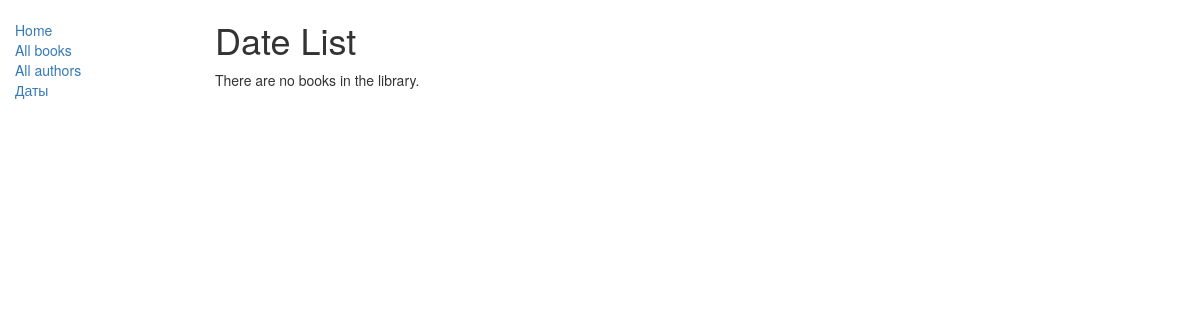
The page /catalog/date/ on the database as committed earlier.
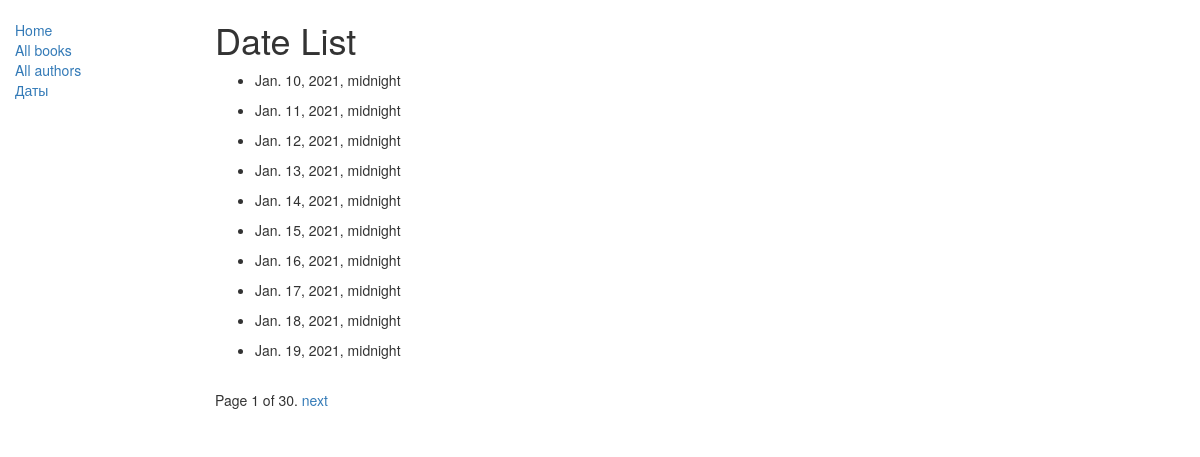
The same page on the database as committed later.
### catalog/models.py (models this page shows, shortened)
class Dates(models.Model):
    name = models.DateField('Дата', null=True, blank=True)

### catalog/views.py (the view)
class DateListView(generic.ListView):
    model = Dates
    paginate_by = 10

### catalog/templates/catalog/dates_list.html
{% extends "base_generic.html" %}
{% block content %}
    <h1>Date List</h1>
    {% if dates_list %}
    <ul>
      {% for dat in dates_list %}
      <li>
        <p>{{ dat.name }}</p>
      </li>
      {% endfor %}
    </ul>
    {% else %}
      <p>There are no books in the library.</p>
    {% endif %}
{% endblock %}

Rows that differ between the two databases and show on the page:
added Dates: name "Jan. 10, 2021, midnight"
added Dates: name "Jan. 11, 2021, midnight"
added Dates: name "Jan. 12, 2021, midnight"
added Dates: name "Jan. 13, 2021, midnight"
added Dates: name "Jan. 14, 2021, midnight"
added Dates: name "Jan. 15, 2021, midnight"
added Dates: name "Jan. 16, 2021, midnight"
added Dates: name "Jan. 17, 2021, midnight"
added Dates: name "Jan. 18, 2021, midnight"
added Dates: name "Jan. 19, 2021, midnight"
Other text that changed with them:
{{ page_obj.number }}: (not shown) → "1"
{{ page_obj.paginator.num_pages }}: (not shown) → "30"
text no longer shown: "There are no books in the library."
text now shown: "Page of . next"
